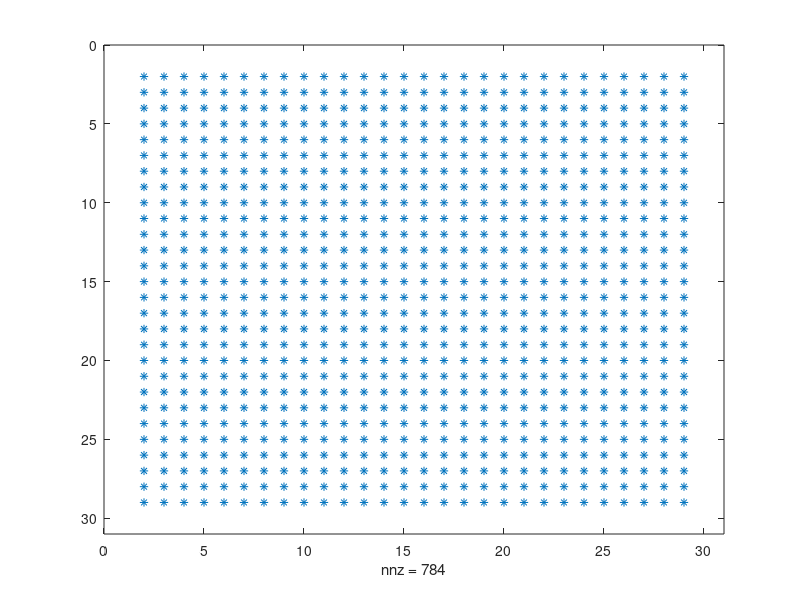

Reproduce this figure in MATLAB. (Note: this script raises an error after producing the figure.)
% Simulation du probleme de Poisson
% Probleme de Dirichlet non-homogene
% Avec un terme source localise (de type chauffage)
% Prise en compte des CL Dirichlet (ajout d'une fenetre + porte)
ht = 500; % temperature du chauffage
dt = 15;  % temperature de la porte d'entree
wt = -10; % temperature de la fenetre
n = 30;   % nombre de points de discretisation
x = linspace(-1,1,n);
[X,Y] = meshgrid(x,x);                  % grille bi-dimensionnelle
G = ((X>-1) & (X<1) & (Y>-1) & (Y<1));  % domaine: on prend le carre en entier
H = ((X>-0.6) & (X<0.5) & (Y>-0.1) & (Y<0.1)); % position du chauffage
k = find(G);                          % les indices des G non nuls
G = zeros(size(G));                   % conversion logique - reel
G(k) = (1:length(k))';                % suite d'indices de la matrice A
spy(G)                                % on dessine la grille
heat = G(H);                          % indices correspondant a H
A = delsq(G);                         % matrice du Laplacien a l'interieur
door = [];
window = [];
for i = 2:n-1
    for j = 2:n-1
        if G(i,j) ~= 0
            if G(i+1,j) == 0                % la porte se situe sur le mur du haut
                if (X(i,j)> -0.9 && X(i,j)< -0.5)
                    door = [door G(i,j)];       % indices correspondant a la porte
                end
            end
            if G(i,j+1) == 0                % la fenetre se situe sur le mur a droite
                if (Y(i,j)>0.5 && Y(i,j)<0.9)
                    window = [window G(i,j)];   % indices correspodant a la fenetre
                end
            end
        end
    end
end
h = 2/(n-1);                          % pas du maillage
A = -A/h^2;                           % division par h^2
b = zeros(length(k),1);               % initialisation du second membre
b(heat) = -ht;                        % prise en compte du chauffage
b(door) = -1/h^2*dt;                  % CL Dirichlet: porte
b(window) = -1/h^2*wt;                % CL Dirichet: fenetre
alpha = 0.5; nu =1;
deltat = alpha/(2*nu)*h^2;
u = zeros(length(k),1);     % solution initiale
L = chol(eye(size(A))-nu*deltat*A);
for l = 1:50                % boucle en temps 
    uold = u;
    w = L'\(uold - nu*deltat*b); % implicite
    u = L\w;
%     u = (eye(size(A))+nu*deltat*A)*uold - nu*deltat*b; % explicite
    U = G;
    U(G>0) = full(u(G(G>0)));             % on met la solution dans une matrice
    % correspondant a la grille
    mesh(X,Y,U);                          % on dessine la solution sur la grille
    axis('ij');
    pause(0.1);
end
